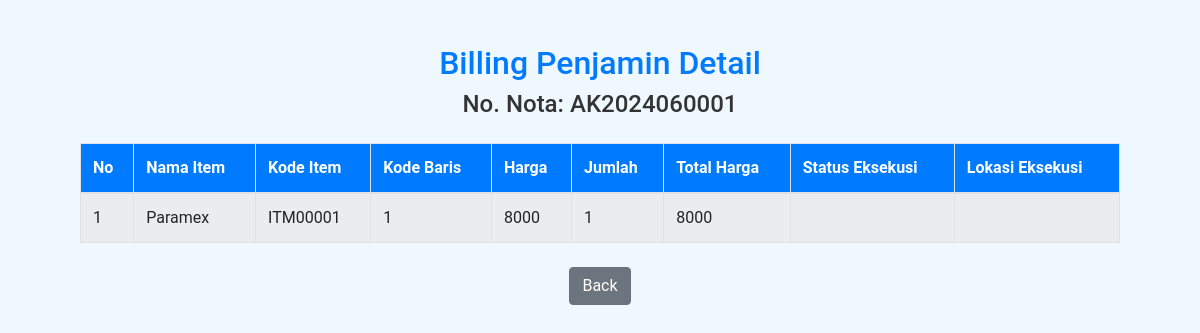
/billing/billingpenjamindetail.php?NoReferensi=AK2024060001, run on the app's committed database.
### tables this page shows
CREATE TABLE `billingpenjamindetail` (
  `IdBaris` int(11) NOT NULL,
  `NoReferensi` varchar(100) NOT NULL,
  `KodeItem` varchar(100) NOT NULL,
  `KodeBaris` int(15) NOT NULL,
  `Harga` int(15) NOT NULL,
  `Jumlah` int(15) NOT NULL,
  `TotalHarga` int(15) NOT NULL,
  `StatusEksekusi` varchar(100) NOT NULL,
  `LokasiEksekusi` varchar(100) NOT NULL
);

CREATE TABLE `itemmaster` (
  `KodeItem` varchar(100) NOT NULL,
  `PatnerKey` varchar(10) NOT NULL,
  `NamaItem` varchar(100) NOT NULL,
  `ItemTypeKey` varchar(100) NOT NULL,
  `HargaHNA` int(10) NOT NULL,
  `AttributeName` varchar(100) NOT NULL,
  `SatuanStok` varchar(100) NOT NULL,
  `ProductClassKey` int(10) NOT NULL,
  `ItemGroupKey` int(10) NOT NULL,
  `ItemKey` int(10) NOT NULL,
  `IsActive` varchar(10) NOT NULL
);

### billing/billingpenjamindetail.php (the view, shortened to what this page needs)
<?php
include_once("../koneksi.php");
$NoReferensi = $_GET['NoReferensi'];
$query = "SELECT
            billingpenjamindetail.IdBaris,
            billingpenjamindetail.NoReferensi,
            billingpenjamindetail.KodeItem,
            billingpenjamindetail.KodeBaris,
            billingpenjamindetail.Harga,
            billingpenjamindetail.Jumlah,
            billingpenjamindetail.TotalHarga,
            billingpenjamindetail.StatusEksekusi,
            billingpenjamindetail.LokasiEksekusi,
            itemmaster.NamaItem
          FROM
            billingpenjamindetail
          JOIN
            itemmaster ON billingpenjamindetail.KodeItem = itemmaster.KodeItem
          WHERE
            billingpenjamindetail.NoReferensi = '$NoReferensi'";
$result = mysqli_query($mysqli, $query);
?>
<!DOCTYPE html>
<html lang="en">
<head>
    <link rel="stylesheet" href="../assets/bootstrap-4.6.2/css/bootstrap.min.css">
    <link rel="stylesheet" href="../assets/style.css">
</head>
<body>
    <div class="container mt-4">
        <h2 class="text-center text-primary">Billing Penjamin Detail</h2>
        <h4 class="text-center">No. Nota: <?php echo $NoReferensi; ?></h4>
        <table class="table table-striped table-bordered mt-4">
            <thead class="bg-primary text-white">
                <tr>
                    <th>No</th>
                    <th>Nama Item</th>
                    <th>Kode Item</th>
                    <th>Kode Baris</th>
                    <th>Harga</th>
                    <th>Jumlah</th>
                    <th>Total Harga</th>
                    <th>Status Eksekusi</th>
                    <th>Lokasi Eksekusi</th>
                </tr>
            </thead>
            <tbody class="bg-light">
                <?php
                while ($row = mysqli_fetch_assoc($result)) {
                    echo "<tr>
                            <td>{$row['IdBaris']}</td>
                            <td>" .($row['NamaItem']) . "</td>
                            <td>" .($row['KodeItem']) . "</td>
                            <td>" .($row['KodeBaris']) . "</td>
                            <td>" .($row['Harga']) . "</td>
                            <td>" .($row['Jumlah']) . "</td>
                            <td>" .($row['TotalHarga']) . "</td>
                            <td>" .($row['StatusEksekusi']) . "</td>
                            <td>" .($row['LokasiEksekusi']) . "</td>
                          </tr>";
                }
                ?>
            </tbody>
        </table>
        <div class="text-center mt-4">
            <a href="index.php" class="btn btn-secondary">Back</a>
        </div>
    </div>
</body>
</html>

### assets/style.css (style rules this page uses)
body { font-family: 'Roboto', sans-serif; margin: 0; padding: 0; background-color: #f0f8ff; color: #333; }
.container { width: 90%; max-width: 1200px; margin: 0 auto; padding: 20px; }

### data on the page
billingpenjamindetail: IdBaris "1", itemmaster.NamaItem "Paramex", KodeItem "ITM00001", KodeBaris "1", Harga "8000", Jumlah "1", TotalHarga "8000"

### other printed values
$NoReferensi "AK2024060001"
